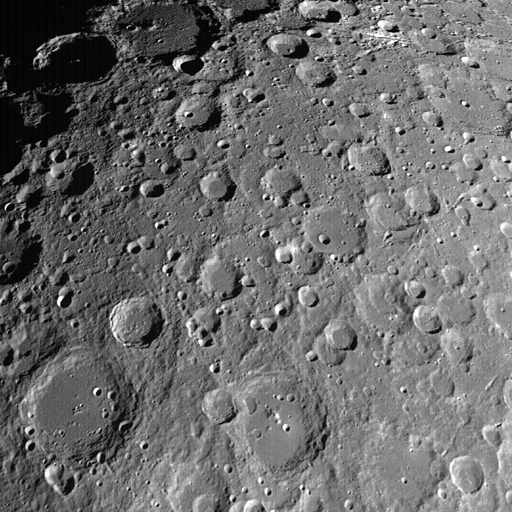
#> input picture assignment3/data/ImagesForAssignment3/Luna.png, 512 x 512 px
$ python main.py
#> lines starting #> are read from the running program, lines starting #| are printed output that depends on the picture
### assignment3/assignment_3_qn_1.py
import numpy as np
import matplotlib.pyplot as plt
import cv2
import matplotlib.gridspec as gridspec

class DFT_2D_FROM_1D:
    def __init__(self):
        print("[INFO] DFT Class initiated:")
    def dft_2d_from_1d(self,input_image, filter_size):
        """
        :param image:
        :param filteer_size:
        :return: fft_transform: in complex form
        """

        if input_image.shape[0] > filter_size:
            fft_transform = np.empty(input_image.shape,dtype=complex)
            n_cols = input_image.shape[1]//filter_size
            for i in range(input_image.shape[0]):
                for j in range(n_cols):
                    fft = np.fft.fft(input_image[i, j*filter_size:j*filter_size + filter_size])
                    #print("[Check] Size of fft row", fft.shape)
                    #fshift = np.fft.fftshift(fft)
                    fshift = fft
                    fft_transform[i,j*filter_size:j*filter_size + filter_size] = fshift
            input_image = fft_transform

            n_rows = input_image.shape[0] // filter_size
            for i in range(input_image.shape[1]):
                for j in range(n_rows):
                    fft = np.fft.fft(input_image[j*filter_size:j*filter_size + filter_size, i])
                    #print("[Check] Size of fft col", fft.shape)
                    fshift = fft
                    #fshift = np.fft.fftshift(fft)
                    fft_transform[j*filter_size:j*filter_size + filter_size, i] = fshift
        else:
            fft_transform = np.empty(input_image.shape, dtype=np.complex128)
            for i in range(input_image.shape[0]):
                fft = np.fft.fft(input_image[i,:])
                #print("[Check] Size of fft row",fft.shape)
                fshift = fft
                #fshift = np.fft.fftshift(fft)
                fft_transform[i:] = fshift
            input_image = fft_transform
            for i in range(input_image.shape[1]):
                fft = np.fft.fft(input_image[:,i])
                #print("[Check] Size of fft column",fft.shape)
                fshift = fft
                #fshift = np.fft.fftshift(fft)
                fft_transform[:,i] = fshift
        return fft_transform


    def plot_magnitude_phase_response(self, image, magnitude_response, phase_response,t1,t2,t3):
        """
        :param image:
        :param magnitude_response:
        :param phase_response:
        :return:
        """
        gs = gridspec.GridSpec(2, 4)
        gs.update(wspace=0.5)
        ax2 = plt.subplot(gs[1, :2], )
        ax3 = plt.subplot(gs[1, 2:])
        ax1 = plt.subplot(gs[0, 1:3])
        plt.subplots_adjust(left=0.3)

        ax1.imshow(image, cmap='gray')
        ax1.set(title=t1)
        ax1.set_xticks([])
        ax1.set_yticks([])
        ax2.imshow(magnitude_response, cmap='gray')
        ax2.set(title=t2)
        ax2.set_xticks([])
        ax2.set_yticks([])
        ax3.imshow(phase_response, cmap='gray')
        ax3.set(title=t3)
        ax3.set_xticks([])
        ax3.set_yticks([])
        plt.show()

### assignment3/main.py
import numpy as np
import cv2
from assignment_3_qn_1 import DFT_2D_FROM_1D
from assignment_3_qn_2 import IDFT_2D_FROM_1D


def q1():
    class_obj = DFT_2D_FROM_1D()
    image = cv2.imread("data/ImagesForAssignment3/zoneplate.png", 0)
    print("[INFO] Image Shape is =:", image.shape)
    fft = class_obj.dft_2d_from_1d(image, image.shape[0])
    print("[INFO] Computed FFT Shape is =:", fft.shape)
    magnitude_response = 20 * np.log(1 + np.abs(fft))
    phase_response = np.angle(fft)
    title_1 = "ZONE PLATE IMAGE"
    title_2 = "2-D DFT MAGNITUDE"
    title_3 = "2-D DFT PHASE"
    class_obj.plot_magnitude_phase_response(image, magnitude_response, phase_response, title_1, title_2, title_3)

def ifft_from_fft(fft):
    obj = DFT_2D_FROM_1D()
    conj_fft = np.conjugate(fft)
    fft_on_conj = obj.dft_2d_from_1d(conj_fft,conj_fft.shape[0])
    ifft = (1/(fft_on_conj.shape[0]*fft_on_conj.shape[1])*np.conjugate(fft_on_conj))
    return ifft
def q2():
    image = cv2.imread("data/ImagesForAssignment3/Luna.png", 0)
#> image is the input picture: shape (512, 512); min 0, max 255, mean 108.5
    print("[INFO] original Imaged Shape =:", image.shape)
#| [INFO] original Imaged Shape =: (512, 512)
    # fft = np.fft.fft2(image)
    obj = DFT_2D_FROM_1D()
    #obj2 = IDFT_2D_FROM_1D()
    fft = obj.dft_2d_from_1d(image, 2 * image.shape[0])
    reconstructed_image = ifft_from_fft(fft)
    print("[INFO] Reconstructed Imaged Shape =:", reconstructed_image.shape)
#| [INFO] Reconstructed Imaged Shape =: (512, 512)
    magnitude_response = np.abs(reconstructed_image)
    #phase_response = np.angle(reconstructed_image)
    if fft.shape[0] > image.shape[0]:
        error = np.abs(image - magnitude_response[0:image.shape[0],0:image.shape[1]])
    else:
        error = np.abs(image - magnitude_response)
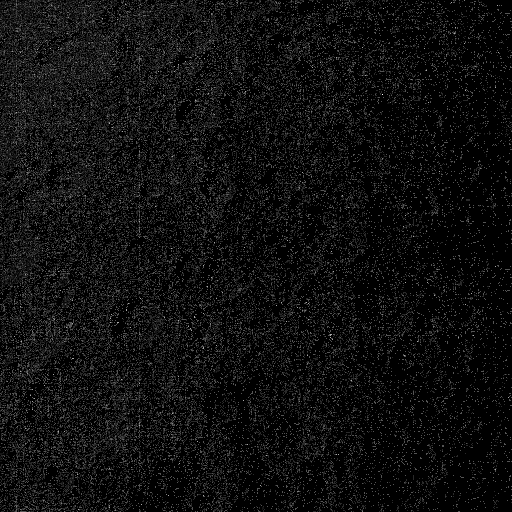
#> error: shape (512, 512) float64; min 0, max 8.53e-14, mean 4.97e-15; drawn with min black and max white
    title_1 = "LUNA IMAGE"
    title_2 = "RECONSTRUCTED LUNA IMAGE"
    title_3 = "ERROR IMAGE"
    obj.plot_magnitude_phase_response(image, magnitude_response, error, title_1, title_2, title_3)
#> in plot_magnitude_phase_response, `plt.show()`:
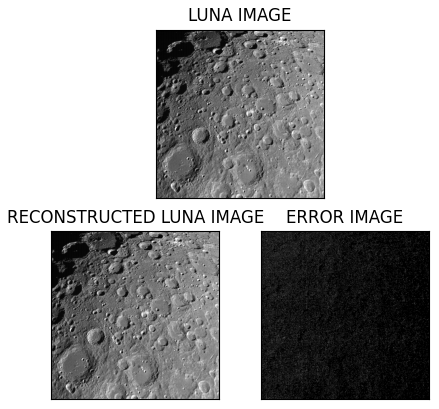
#> figure drawn by matplotlib, 3 panels
q2()
#q1()

$ run again, with assignment3/data/ImagesForAssignment3/Amitabh.jpg saved as assignment3/data/ImagesForAssignment3/Luna.png
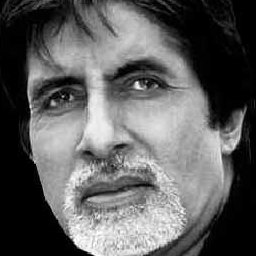
#> input picture assignment3/data/ImagesForAssignment3/Amitabh.jpg, 256 x 256 px
#> in q2, image is the input picture: shape (256, 256); min 0, max 255, mean 94.8
#| [INFO] original Imaged Shape =: (256, 256)
#| [INFO] Reconstructed Imaged Shape =: (256, 256)
#> in q2, `error = np.abs(image - magnitude_response)`:
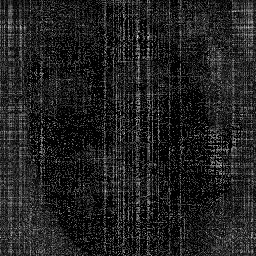
#> error: shape (256, 256) float64; min 0, max 1.14e-13, mean 1.47e-14; drawn with min black and max white
#> in plot_magnitude_phase_response, `plt.show()`:
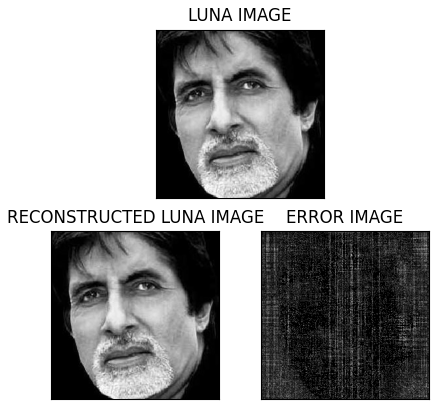
#> figure drawn by matplotlib, 3 panels

$ run again, with assignment3/data/ImagesForAssignment3/Rajinikanth.jpg saved as assignment3/data/ImagesForAssignment3/Luna.png
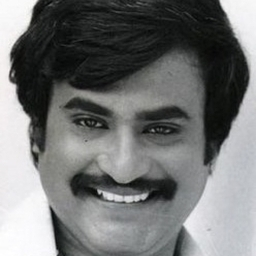
#> input picture assignment3/data/ImagesForAssignment3/Rajinikanth.jpg, 256 x 256 px
#| [INFO] original Imaged Shape =: (256, 256)
#| [INFO] Reconstructed Imaged Shape =: (256, 256)
#> in q2, `error = np.abs(image - magnitude_response)`:
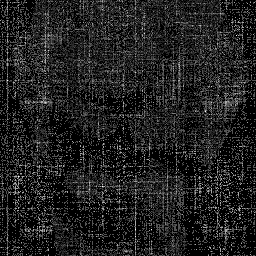
#> error: shape (256, 256) float64; min 0, max 8.53e-14, mean 1.1e-14; drawn with min black and max white
#> in plot_magnitude_phase_response, `plt.show()`:
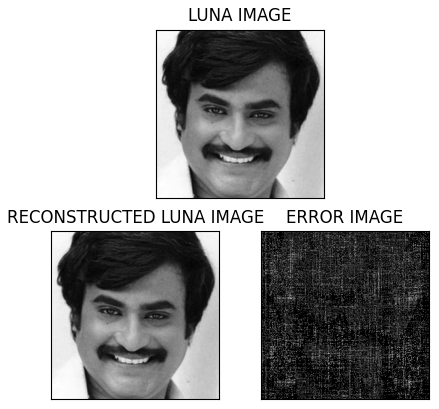
#> figure drawn by matplotlib, 3 panels
